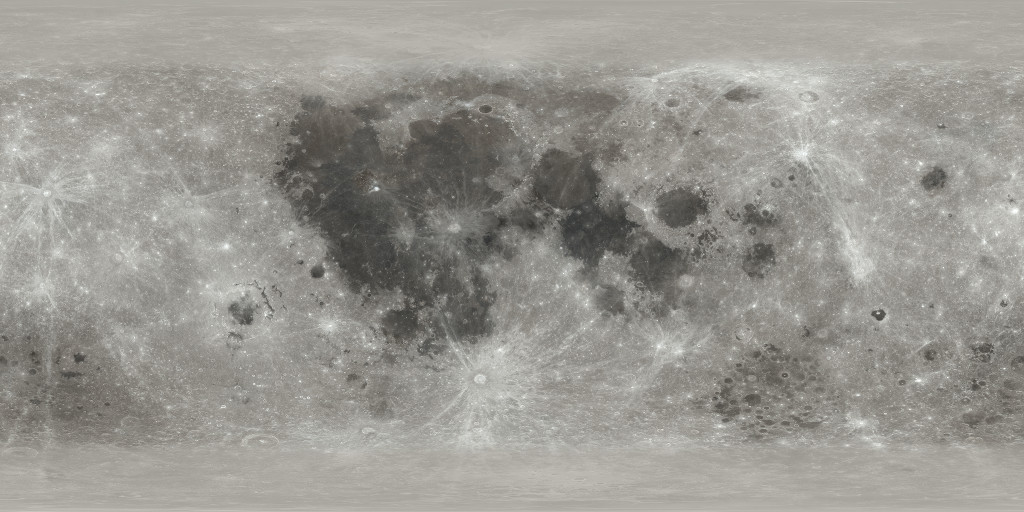
#> input picture tools/assets/lroc_color_poles_1k.jpg, 1024 x 512 px
$ python bake_celestial.py
#> lines starting #> are read from the running program, lines starting #| are printed output that depends on the picture
"""Bake the solar disk and eight lunar phases into the cropped sprite atlas."""
from pathlib import Path
import numpy as np
from PIL import Image

stored = 64
atlas = Image.new('RGBA',(4*stored,3*stored))
#> atlas: PIL image 256x192 RGBA; every value is 0


def grid(scale, samples=1):
    y,x = np.indices((stored*samples,stored*samples)) + 0.5
    pitch = scale/(stored*2*samples)
    return (x-stored*samples/2)*pitch,(y-stored*samples/2)*pitch


def sprite(color, edge):
    data = np.dstack((color*edge[:,:,None],edge))
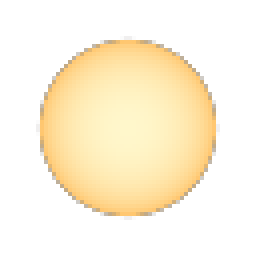
#> data: shape (64, 64, 4) float64 (shown 4 times larger); mean of channels 0, 1, 2, 3 0.373, 0.332, 0.241, 0.373; transparent parts drawn white
    return Image.fromarray(np.rint(255*np.clip(data,0,1)).astype('uint8'))


def moon_phases(x, y):
    """Bake only the smooth-sphere phase lighting from RustingShader's moonColor.

    Original by Vasyl Trefilov, commit b1a6b978bb12820c67c1b952f0e073ba8e08fd22.
    See shaders/licenses/RustingShader.md.
    """
    z = np.sqrt(np.maximum(1-x*x-y*y,0))
    radius = np.hypot(x,y)
    # The NASA CGI Moon Kit map is equirectangular and centered on the near side.
    source = np.asarray(Image.open(Path(__file__).parent/'assets/lroc_color_poles_1k.jpg').convert('L'))
    h,w = source.shape
    u = .5 + np.arctan2(x,z)/(2*np.pi)
    v = .5 + np.arcsin(np.clip(y,-1,1))/np.pi
    albedo = np.clip((source[np.clip((v*h).astype(int),0,h-1),(u*w).astype(int)]-64.)/106.,0,1)
    surface = (.95+.10*albedo)[:,:,None]
    for phase in range(8):
        angle = phase*np.pi/4
        nl = z*np.cos(angle) - x*np.sin(angle)
        incidence = .5*(nl + np.sqrt(nl*nl + .0064))
        terminator = np.clip((nl+.18)/.42,0,1)
        terminator *= terminator*(3-2*terminator)
        diffuse = incidence/np.maximum(incidence+z,.025)
        light = terminator*(.27*incidence + 1.20*diffuse)
        earth = .007 + .003*(1-np.cos(angle))
        color = light[:,:,None]*np.array([1.,.975,.93]) + earth*np.array([.56,.66,.88])
        disk = surface*1.21*color/(.31+color)
        limb = .27*np.cos(angle) - x/np.maximum(radius,.001)*np.sin(angle)
        glow = .22*np.exp(-13*np.maximum(radius-1,0))*np.clip((limb+.04)/.30,0,1)
        yield np.where((radius<=1)[:,:,None],disk,glow[:,:,None]*np.array([.88,.92,1.]))


# The same smooth sun and transparent filter border as the original 128px tile.
x,y = grid(5.8)
rr = x*x+y*y
z = np.sqrt(np.maximum(1-rr,0))
edge = np.clip((1-np.sqrt(rr))*128/5.8+.5,0,1)
sun = np.array([1.,.73,.34]) + z[:,:,None]*np.array([0.,.24,.46])
atlas.paste(sprite(sun,edge),(0,2*stored))
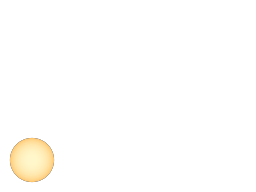
#> atlas: PIL image 256x192 RGBA; mean R, G, B, A 7.9, 7.1, 5.1, 7.9; transparent parts drawn white
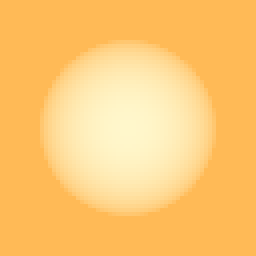
#> sun: shape (64, 64, 3) float64 (shown 4 times larger); mean R, G, B 1, 0.79, 0.455

# The vanilla quad spans 40 units at distance 100. Match starsOutsideMoon's radius.
scale = 0.40/0.05
ss = 4
x,y = grid(scale,ss)
edge = np.clip((1.34-np.hypot(x,y))*22,0,1)
for index,color in enumerate(moon_phases(x,y)):
    # Average each premultiplied channel exactly once, including partial limb texels.
    rgba = np.dstack((color*edge[:,:,None],edge))
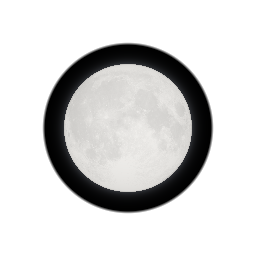
#> rgba: shape (256, 256, 4) float64; mean R, G, B, A 0.177, 0.176, 0.175, 0.341; transparent parts drawn white
    rgba = rgba.reshape(stored,ss,stored,ss,4).mean(axis=(1,3))
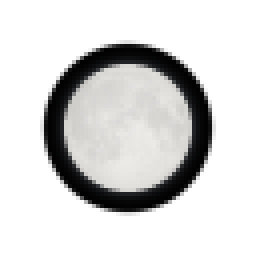
#> rgba: shape (64, 64, 4) float64 (shown 4 times larger); mean R, G, B, A 0.177, 0.176, 0.175, 0.341; transparent parts drawn white
    disk = Image.fromarray(np.rint(255*np.clip(rgba,0,1)).astype('uint8'))
    atlas.paste(disk,((index%4)*stored,(index//4)*stored))
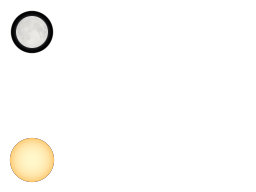
#> atlas: PIL image 256x192 RGBA; mean R, G, B, A 11.7, 10.8, 8.8, 15.2; transparent parts drawn white

out = Path(__file__).resolve().parents[1]/'shaders/textures/celestial.png'
atlas.save(out,optimize=True)
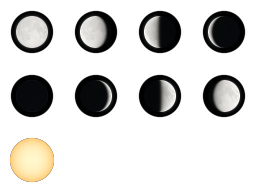
#> saved as celestial.png: PIL image 256x192 RGBA; mean R, G, B, A 22, 21.1, 19.2, 65.9; transparent parts drawn white
